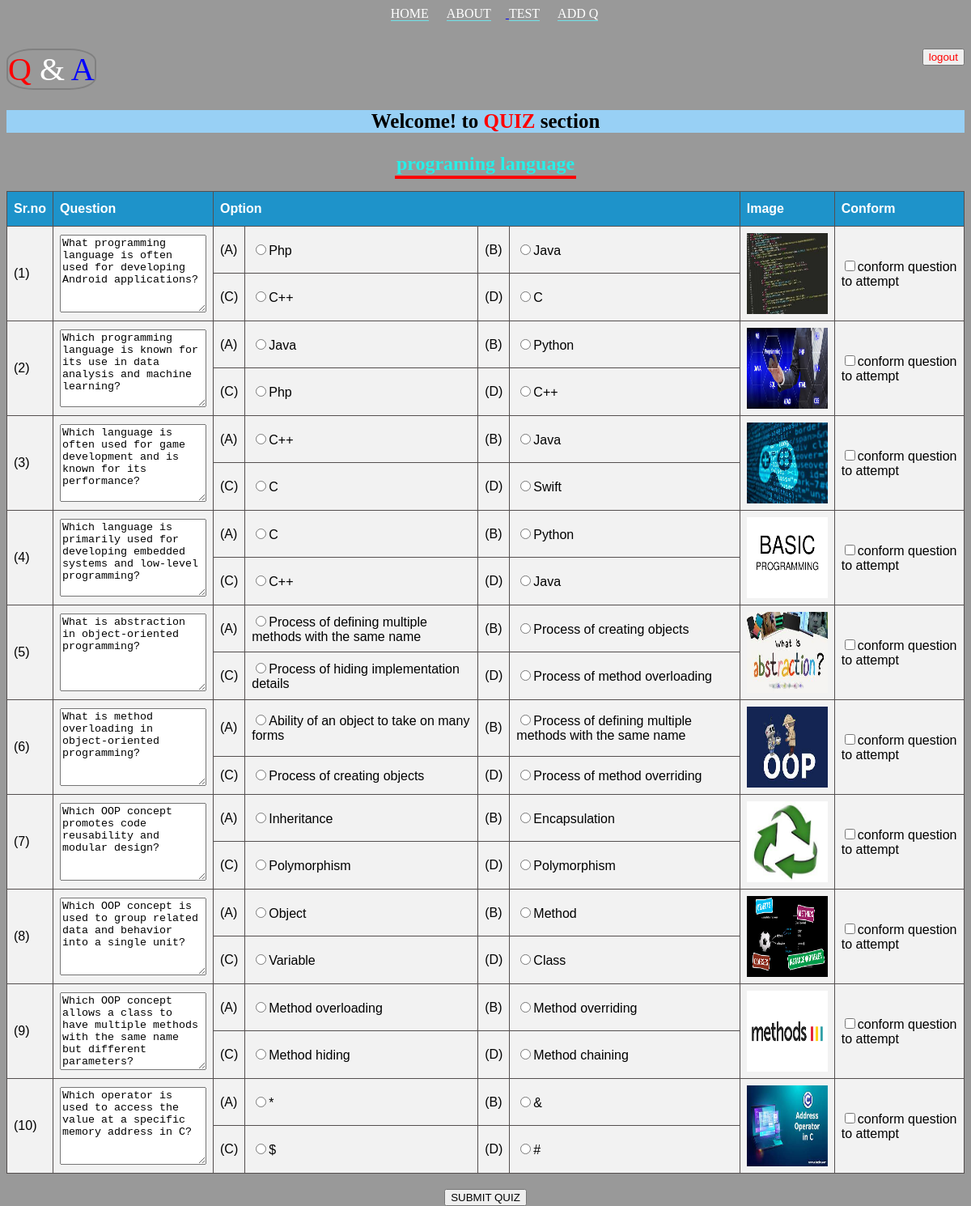
The app's page /quiz.php?topic_id=23 with its own data.
### tables this page shows
CREATE TABLE `topic_name` (
  `topic_id` int(255) NOT NULL,
  `fetch_id` int(255) NOT NULL,
  `topic` varchar(255) NOT NULL
);

CREATE TABLE `prepareq` (
  `fetch_id` int(11) NOT NULL,
  `q_id` int(255) NOT NULL,
  `question` varchar(255) NOT NULL,
  `a` varchar(255) NOT NULL,
  `b` varchar(255) NOT NULL,
  `c` varchar(255) NOT NULL,
  `d` varchar(255) NOT NULL,
  `ans` varchar(255) NOT NULL,
  `image` varchar(255) NOT NULL
);

### quiz.php (the view, shortened to what this page needs)
<?php
       include 'config.php';
?>
<!DOCTYPE html>
<html lang="en">
<head>
    <link rel="stylesheet" type="text/css" href="ext_quiz.css">
    <link rel="stylesheet" href="https://cdnjs.cloudflare.com/ajax/libs/font-awesome/4.7.0/css/font-awesome.min.css">
</head>
<body id="homeback">
<header id="head1">
        <nav >
            <ul class="navigation text-center">
                <li><a href="homepage.php">HOME</a></li>
                <li><a href="#about">ABOUT</li>
                <li><a href="quizlist.php">TEST</a></li>
                <li><a href="insert.php">ADD Q</a></li>
            </ul>
        </nav>
        <div class="lilo">
        <nav >
            <button type="button" onclick="window.location.href='logout.php';"   value="logout" name="logout" id="logout" style="color:red;">logout</button>
        </nav>
        <div style="display:inline-block; font-size:2.5rem; border:2px solid gray; border-radius:30%; ">
                  <span style="color:red;">Q</span><span style="color:white;"> & </span><span style="color:blue;">A</span>
        </div>
        </div>
    </header>
    <div id="my" style="background-color:rgb(152, 208, 245); color:black;">
        <b> <p>Welcome! to<b style="color:red"> QUIZ </b>section<b style="color:red;"> <?php echo $_SESSION['username'];?> </b></p></b>
    </div>
<form action="score.php" method="post">
    <table id="customers">
         <thead id="td1">
            <th>Sr.no</th>
            <th>Question</th>
            <th colspan="4">Option</th>
            <th >Image</th>
            <th>Conform</th>
         </thead>
    <?php
   $num=0;
   $tempn=100;
    $ids = $_GET['topic_id'];
    $selectquery2="select * from topic_name where fetch_id='$ids'";
    $query2 = mysqli_query($con,$selectquery2);
    $select2 = mysqli_fetch_array($query2);
    $userid = $select2['fetch_id'];
    $selectquery="select * from prepareq where fetch_id='$userid'";
    $query = mysqli_query($con,$selectquery);
?>
           <div>
            <h2 style="color:rgb(39, 239, 232); text-align:center; "><span style=" border-bottom:4px solid red; padding:2px;"><?php echo $select2['topic']; ?></span> </h2>
        </div>
        <?php
         while($select=mysqli_fetch_array($query)){
            $num++;
            $tempn++;
               ?>
            <div id="com1">
         <tr >
            <td rowspan="2" class="nop">
                <?php echo "(".$num .")"; ?>
            </td>
            <td rowspan="2">
                <textarea name="q1" rows="6" ><?php echo $select['question']; ?></textarea>
            </td>
            <td>(A)</td>
            <td>
                <input type="radio" name="<?php echo $num; ?>" id="o1"  value="<?php echo $select['a']; ?>"><?php echo $select['a']; ?></input>
            </td>
            <td>(B)</td>
            <td> <input type="radio" name="<?php echo $num; ?>" id="o2" value="<?php echo $select['b']; ?>"><?php echo $select['b']; ?></input> </td>
            <td rowspan="2"><img src="<?php echo $select['image']; ?>" height="100px" width="100px"></td>
            <td rowspan="2">
            <input type="checkbox" name="<?php echo $tempn; ?>" id="cb" value="<?php  echo $select['q_id']; ?>">conform question to attempt</input></td>
         </tr>
         <tr>
         <td>(C)</td>
         <td>   <input type="radio" name="<?php echo $num; ?>" id="o3"  value="<?php echo $select['c']; ?>"><?php echo $select['c']; ?></input>   </td>
         <td>(D)</td>
         <td>   <input type="radio" name="<?php echo $num; ?>" id="o4"  value="<?php echo $select['d']; ?>"><?php echo $select['d']; ?></input> </td>
         </tr>
        </div>
        <?php
        }
    ?>
</table>
<div >
  <h3 style="color:aliceblue; text-align:center;"><input type="submit" name="sub" value="SUBMIT QUIZ" ></h3>
    </div>
</form>
</body>
</html>

### ext_quiz.css (style rules this page uses)
.navigation { list-style:none; }
.navigation li { display:inline-block; margin:0px 18px 18px 0px; text-align:center; }
#homeback { height:65vh; background-image: url("your-background-image.jpg"); background-image:linear-gradient(rgba(0, 0, 0, 0.4), rgba(0, 0, 0, 0.4)),url("https://elements-video-cover-images-0.imgix.net/files/21d7440a-e9a2-4570-b55a-4c3aa4166dc0/inline_image_preview.jpg?auto=compress%2Cformat&fit=min&h=338&w=600&s=5ee932db90d9ee0489f43a28c30b53aa"); background-size:cover; background-position: center; background-attachment: fixed; }
.text-center { text-align:center; }
.navigation li a { border-bottom:1px solid rgb(113, 227, 233); text-decoration: none; color:white; }
.lilo button { text-align:right; float:right; }
#my { padding-top:0.00009px; font-size:25px; color: white; text-align: center; }
.nop { padding:0; }
#customers { font-family: Arial, Helvetica, sans-serif; border-collapse: collapse; width: 100%; }
#customers td, #customers th { border: 1px solid #544f4f; padding: 8px; }
#customers { background-color: #f2f2f2; }
#customers th { padding-top: 12px; padding-bottom: 12px; text-align: left; background-color: #1e93ca; color: white; }

### records on screen
topic_name: topic "programing language"
prepareq: q1 "What programming language is often used for developing Android applications?", a "Php", b "Java", image (picture), c "C++", d "C"
prepareq: q1 "Which programming language is known for its use in data analysis and machine learning?", a "Java", b "Python", image (picture), c "Php", d "C++"
prepareq: q1 "Which language is often used for game development and is known for its performance?", a "C++", b "Java", image (picture), c "C", d "Swift"
prepareq: q1 "Which language is primarily used for developing embedded systems and low-level programming?", a "C", b "Python", image (picture), c "C++", d "Java"
prepareq: q1 "What is abstraction in object-oriented programming?", a "Process of defining multiple methods with the same name", b "Process of creating objects", image (picture), c "Process of hiding implementation details", d "Process of method overloading"
prepareq: q1 "What is method overloading in object-oriented programming?", a "Ability of an object to take on many forms", b "Process of defining multiple methods with the same name", image (picture), c "Process of creating objects", d "Process of method overriding"
prepareq: q1 "Which OOP concept promotes code reusability and modular design?", a "Inheritance", b "Encapsulation", image (picture), c "Polymorphism", d "Polymorphism"
prepareq: q1 "Which OOP concept is used to group related data and behavior into a single unit?", a "Object", b "Method", image (picture), c "Variable", d "Class"
prepareq: q1 "Which OOP concept allows a class to have multiple methods with the same name but different parameters?", a "Method overloading", b "Method overriding", image (picture), c "Method hiding", d "Method chaining"
prepareq: q1 "Which operator is used to access the value at a specific memory address in C?", a "*", b "&", image (picture), c "$", d "#"
